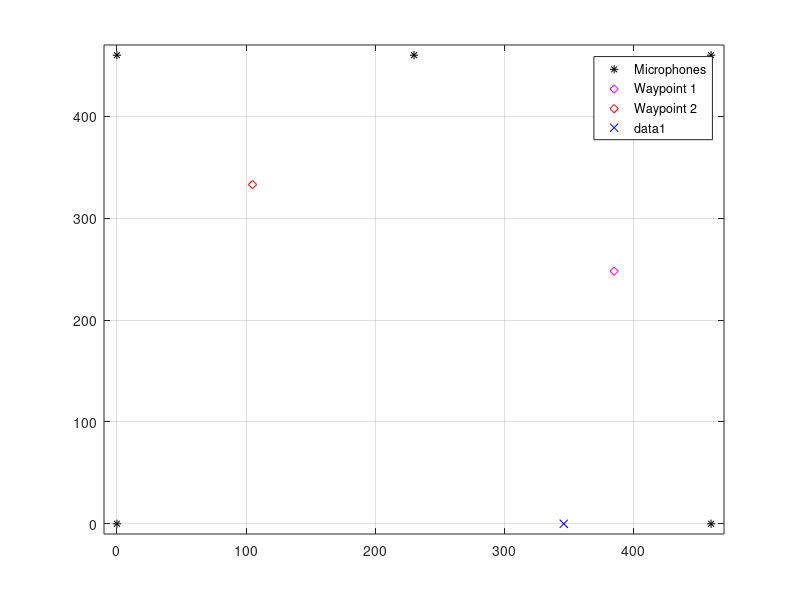

This chart was generated by the following MATLAB code: (Note: this script raises an error after producing the figure.)
cport = 5;		% Com port to use.
q = 0;

% log = [x,y,dir] % Variable to keep track of x y position
%
% 	rec = record();		% Record 24000 samples.
% 	times = ch_td(rec);	% Calculate all the times.
% 	pos = loc(times);	% Calculate the position.

%	code: 0xD073CDA6 ??????
setpref('dsp','portaudioHostApi',3) 

%---- BEGIN OF VARIABLES ----

d_dist = 50; % distance in cm's to drive
steer_error = 2; %Allowed direction deviation before correcting
wp_error = 15;	%Distance from a waypoint when the car stops driving

A = [346 0];		%start position
dir = 90;		%start direction
B = [385 248];	%waypoint one
C = [105 333];	%waypoint two

fc = 10000;
code = '0xD073CDA6';
fb = 3750;
rc = 1250;

%---- END OF VARIABLES ----

figure(1); % figure 1 is the figure to plot the progress of the car on the way
plot([0 460 0 460 230],[0 0 460 460 460],'*k');
xlim([-10 470]);
ylim([-10 470]);
grid on;
hold on;
plot(B(1),B(2),'dm');
plot(C(1),C(2),'dr');
legend('Microphones','Waypoint 1','Waypoint 2');
plot(A(1),A(2),'xb');

maze = createmaze(4);

try
	
	% SETUP
	openCom(cport);
	setup_beacon(fb,code,fc,rc);
	pause(0.1)
	EPOCommunications('transmit','A1');
	
% 	% FIRST LOCALISATION LOG
	pos = A;
	
	log(1,:) = [pos(1),pos(2),dir];
	
	% FIRST TURN
	angB = atan(B(2)/B(1)); % Check angle between m2-m1 and m2-B
	if abs(angB-dir) <= 90 % B in front of A
		th = calc_th(pos(1),pos(2),dir,B(1),B(2));
		th = turn(th);
		dir = mod((dir+th),360);
	else % B behind A
		th = turn(90);
		dir = mod((dir + th),360);
		
		[pos(1),pos(2),~] = position(log(end,1),log(end,2),0,maze);
		log(end+1,:) = [pos(1),pos(2),dir];
		plot(pos(1),pos(2),'xb');
		
		th = calc_th(pos(1),pos(2),dir,B(1),B(2));
		th = turn(th);
		dir = mod((dir+th),360);
	end
	
	% Drive to chechpoint 1 (B)
	while not(q)
		
		[pos(1),pos(2),~] = position(log(end,1),log(end,2),0,maze);
		log(end+1,:) = [pos(1),pos(2),dir];
		plot(pos(1),pos(2),'xb');
		
		st = check_st(pos(1),pos(2),dir,B(1),B(2));
		if abs(st) > steer_error
			alpha = turn(st);
			dir = mod((dir + alpha),360);
			[pos(1),pos(2),~] = position(log(end,1),log(end,2),0,maze);
			log(end+1,:) = [pos(1),pos(2),dir];
			plot(pos(1),pos(2),'xb');
		else
			forward(d_dist);
			[pos(1),pos(2),dir] = position(log(end,1),log(end,2),1,maze);
			log(end+1,:) = [pos(1),pos(2),dir];
			plot(pos(1),pos(2),'xb');
		end
		
		if length(log) > 1000
			log = log(2:end,:);
		end
		
		if sqrt((pos(1)-B(1))^2 + (pos(2)-B(2))^2) < wp_error
			disp('Arrived at the first waypoint! position:');
			disp([pos(1);pos(2)]);
			q = 1;
			break;
		end
		
	end
	
% 	input('Press enter to continue to the next waypoint.');
	pause(10); % measuring pause at the waypoint
	q = 0;
	
	% SECCOND TURN
	angC = atan(C(2)/C(1)); % Check angle between m2-m1 and m2-B
	if abs(angC-dir) <= 90 % B in front of A
		th = calc_th(pos(1),pos(2),dir,C(1),C(2));
		th = turn(th);
		dir = mod((dir+th),360);
	else % C behind B
		th = turn(90);
		dir = mod((dir + th),360);
		
		[pos(1),pos(2),~] = position(log(end,1),log(end,2),0,maze);
		log(end+1,:) = [pos(1),pos(2),dir];
		plot(pos(1),pos(2),'xb');
		
		th = calc_th(pos(1),pos(2),dir,C(1),C(2));
		th = turn(th);
		dir = mod((dir+th),360);
	end
	
	% Drvie to checkpoint 2 (C)
	while not(q)
		
		[pos(1),pos(2),~] = position(log(end,1),log(end,2),0,maze);
		log(end+1,:) = [pos(1),pos(2),dir];
		plot(pos(1),pos(2),'xb');
		
		st = check_st(pos(1),pos(2),dir,C(1),C(2));
		if abs(st) > steer_error
			alpha = turn(st);
			dir = mod((dir + alpha),360);
			[pos(1),pos(2),~] = position(log(end,1),log(end,2),0,maze);
			log(end+1,:) = [pos(1),pos(2),dir];
			plot(pos(1),pos(2),'xb');
		else
			forward(d_dist);
			[pos(1),pos(2),dir] = position(log(end,1),log(end,2),1,maze);
			log(end+1,:) = [pos(1),pos(2),dir];
			plot(pos(1),pos(2),'xb');
		end
		
		if length(log) > 1000
			log = log(2:end,:);
		end
		
		if sqrt((pos(1)-C(1))^2 + (pos(2)-C(2))^2) < wp_error
			disp('Arrived at the destination! position:');
			disp([pos(1);pos(2)]);
			pause(2)
			q = 1;
			break;
		end
	end
	
	closeCom();
	
catch
	% In case of an error
	closeCom();
	error('!!!	Some error occured	!!!');
end
